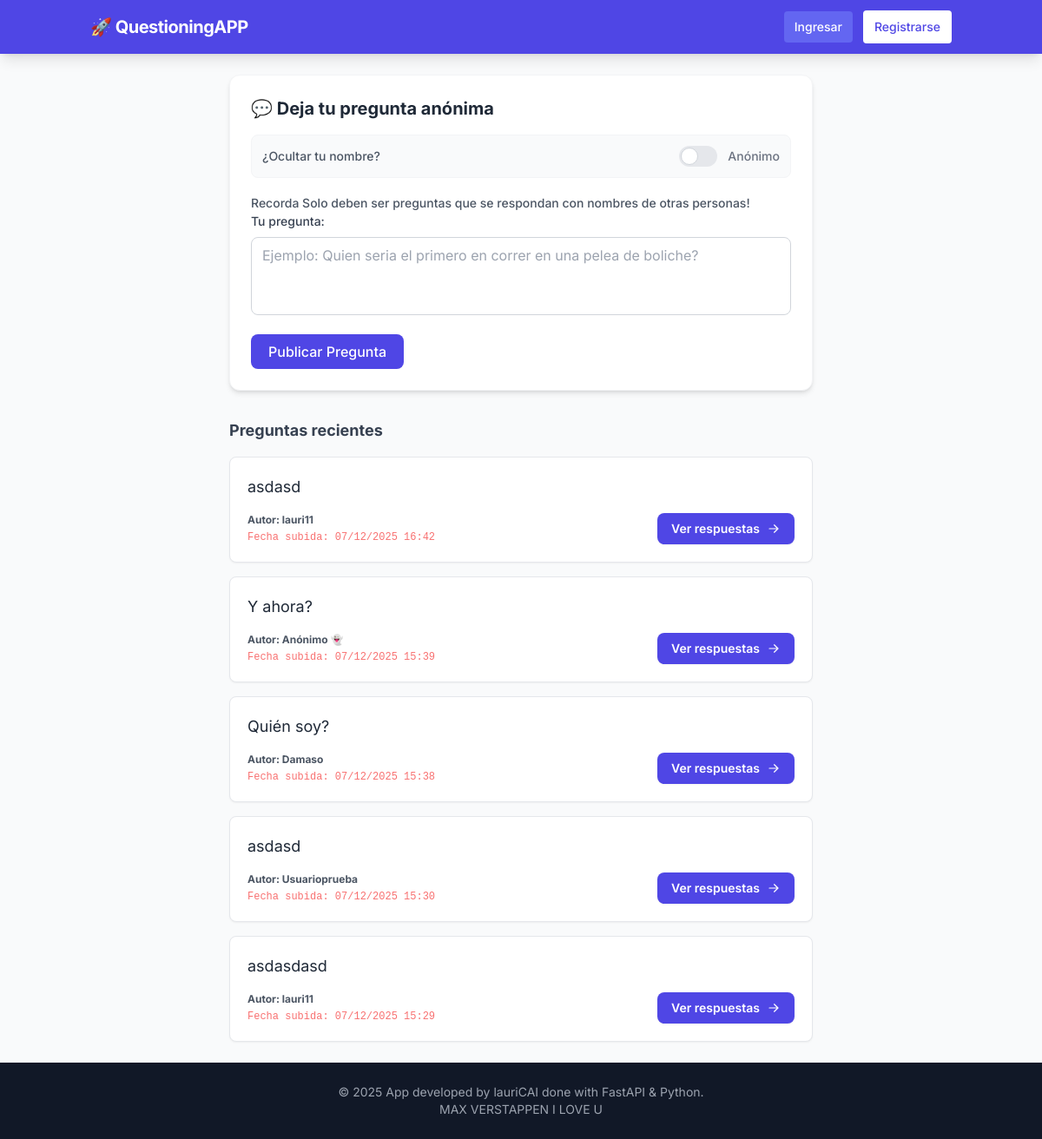
/question, run on an earlier commit of the app's database.
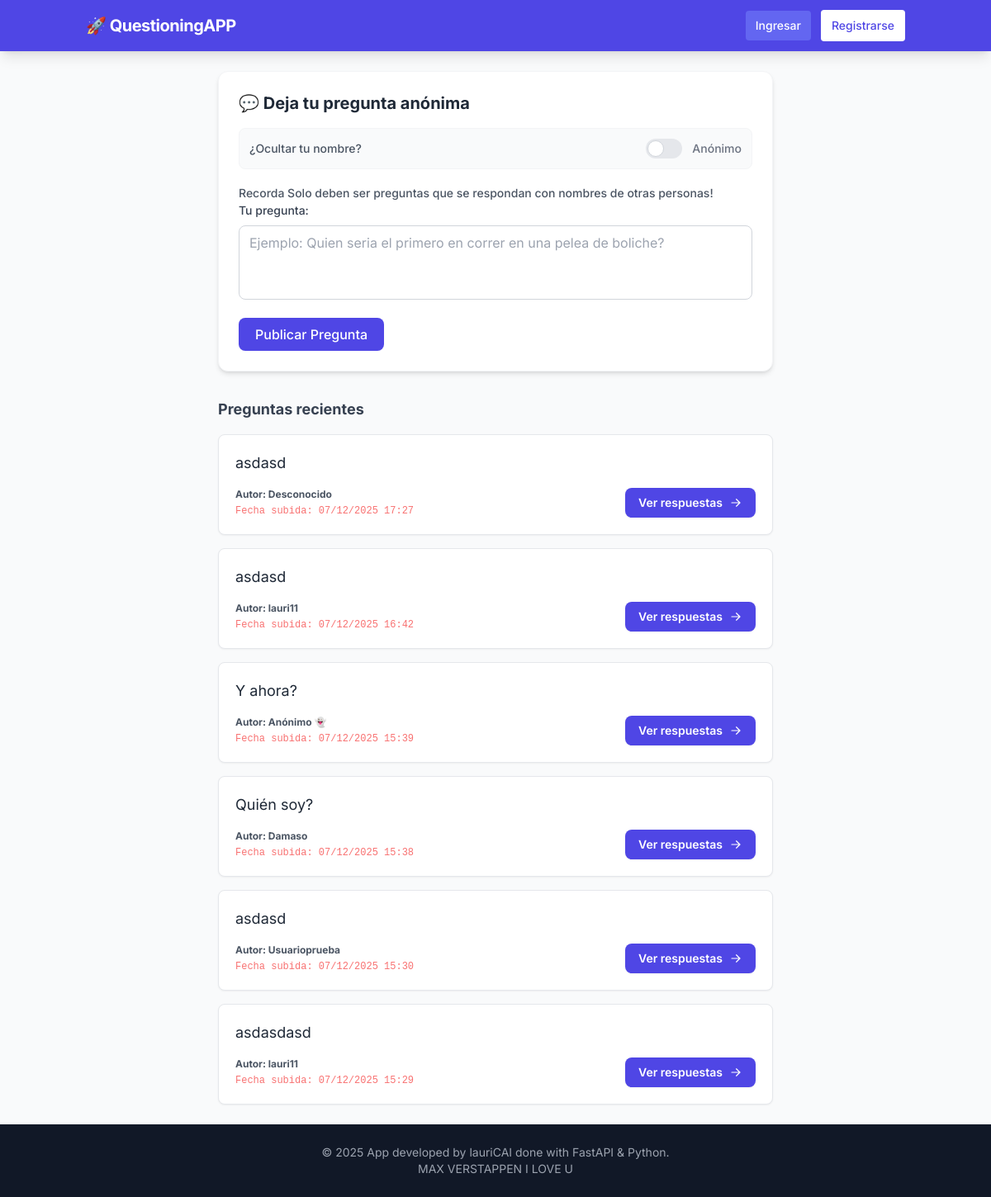
And on a later commit of the database.
### app/models.py (models this page shows)
class Question(SQLModel, table=True):
    id: Optional[int] = Field(default=None, primary_key=True)
    content: str = Field(default=None)
    uploaded_at: datetime = Field(default=datetime.now())
    uploaded_by: str = Field(default="Anonimo 👻")

### app/main.py (the view)
@app.get("/question", response_class=HTMLResponse)
async def question(request: Request, session: Session = Depends(get_session)):
    query = select(Question).order_by(Question.uploaded_at.desc())
    questions = session.exec(query).all()
    return templates.TemplateResponse("question.html", {"request": request,
                                                        "questions": questions})

### app/templates/question.html (shortened to what this page needs)
{% extends "base.html" %}
{% block content %}
<div class="max-w-2xl mx-auto">
    <div class="bg-white p-6 rounded-xl shadow-md border border-gray-100 mb-8">
        <h2 class="text-xl font-bold text-gray-800 mb-4">💬 Deja tu pregunta anónima</h2>
        <form action="/question" method="post">
  <div class="flex items-center justify-between mb-4 bg-gray-50 p-3 rounded-lg border border-gray-100">
    <span class="text-sm text-gray-600 font-medium">¿Ocultar tu nombre?</span>
    <label class="inline-flex items-center cursor-pointer">
        <div class="relative w-11 h-6 bg-gray-200 peer-focus:outline-none peer-focus:ring-4 peer-focus:ring-indigo-300 rounded-full peer
                    peer-checked:after:translate-x-full rtl:peer-checked:after:-translate-x-full peer-checked:after:border-white
                    after:content-[''] after:absolute after:top-[2px] after:start-[2px] after:bg-white after:border-gray-300
                    after:border after:rounded-full after:h-5 after:w-5 after:transition-all
                    peer-checked:bg-indigo-600"></div>
        <span class="ms-3 text-sm font-medium text-gray-500 peer-checked:text-indigo-600">
            Anónimo
        </span>
    </label>
</div>
            <div class="mb-4">
                <span class="text-sm text-gray-600 font-medium">
                    Recorda Solo deben ser preguntas que se respondan con nombres de otras personas!
                </span>
                <label class="block text-sm font-medium text-gray-700 mb-2">Tu pregunta:</label>
                <textarea name="content" rows="3" required
                          placeholder="Ejemplo: Quien seria el primero en correr en una pelea de boliche?"
                          class="w-full px-3 py-2 border border-gray-300 rounded-lg focus:outline-none focus:ring-2 focus:ring-indigo-500 focus:border-transparent resize-none"></textarea>
            </div>
            <button type="submit"
                    class="bg-indigo-600 text-white px-5 py-2 rounded-lg hover:bg-indigo-700 transition font-medium">
                Publicar Pregunta
            </button>
        </form>
    </div>
    <h3 class="text-lg font-bold text-gray-700 mb-4">Preguntas recientes</h3>
<div class="space-y-4">
    {% for question in questions %}
    <div class="bg-white p-5 rounded-lg shadow-sm border border-gray-200 hover:shadow-md transition">
        <p class="text-gray-800 text-lg">{{ question.content }}</p>
        <div class="flex justify-between items-end mt-4">
            <div>
                <div class="text-xs text-gray-600 font-bold">
                    Autor: {{ question.uploaded_by }}
                </div>
                <div class="text-xs text-red-400 font-mono mt-1">
                    Fecha subida: {{ question.uploaded_at.strftime('%d/%m/%Y %H:%M') }}
                </div>
            </div>
            <a href="/question/{{ question.id }}"
               class="bg-indigo-600 hover:bg-indigo-700 text-white text-sm font-semibold py-2 px-4 rounded-lg transition shadow-sm flex items-center gap-2">
                Ver respuestas
                <svg xmlns="http://www.w3.org/2000/svg" viewBox="0 0 20 20" fill="currentColor" class="w-4 h-4">
                  <path fill-rule="evenodd" d="M3 10a.75.75 0 01.75-.75h10.638L10.23 5.29a.75.75 0 111.04-1.08l5.5 5.25a.75.75 0 010 1.08l-5.5 5.25a.75.75 0 11-1.04-1.08l4.158-3.96H3.75A.75.75 0 013 10z" clip-rule="evenodd" />
                </svg>
            </a>
        </div>
    </div>
    {% else %}
    <p class="text-gray-500 italic text-center py-4">Nadie ha preguntado nada aún.</p>
    {% endfor %}
</div>
</div>
{% endblock %}

What changed in the data, as far as the page shows it:
added Question: content "asdasd", uploaded_by "Desconocido", uploaded_at "07/12/2025 17:27"
